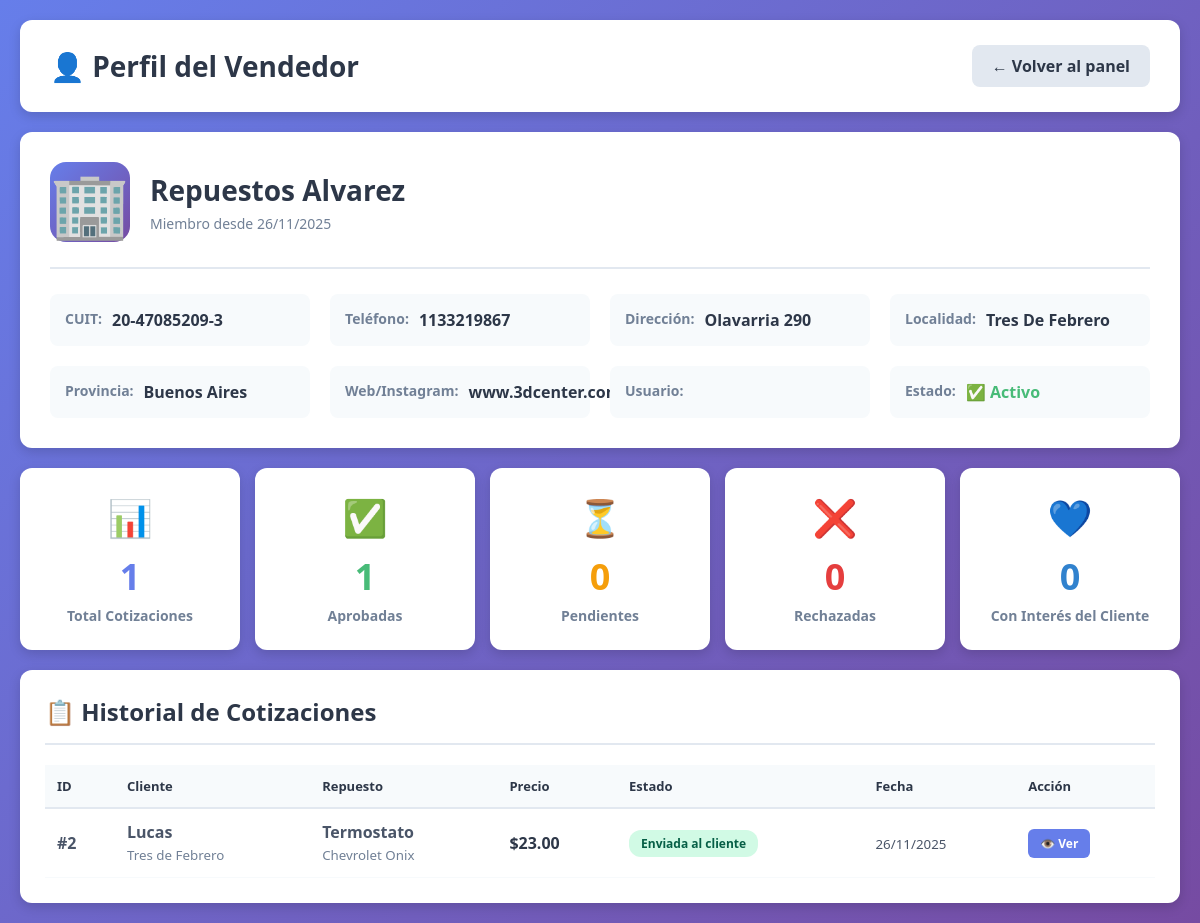
Screenshot of /vender/admin/vendedor/2/ (signed in) with the database file from the repository.
### core/models.py (models this page shows, shortened)
class VendedorEmpresa(models.Model):
    user = models.OneToOneField(User, on_delete=models.CASCADE, related_name='vendedor_empresa')
    nombre_empresa = models.CharField(max_length=200, verbose_name="Nombre de la Empresa")
    cuit = models.CharField(max_length=13, verbose_name="CUIT", unique=True)
    telefono = models.CharField(max_length=20, verbose_name="Teléfono")
    direccion = models.CharField(max_length=300, verbose_name="Dirección")
    localidad = models.CharField(max_length=200, verbose_name="Localidad")
    provincia = models.CharField(max_length=200, verbose_name="Provincia")
    web_ig = models.CharField(max_length=200, verbose_name="Web/Instagram", blank=True)
    latitud = models.DecimalField(max_digits=10, decimal_places=7, verbose_name="Latitud", null=True, blank=True)
    longitud = models.DecimalField(max_digits=10, decimal_places=7, verbose_name="Longitud", null=True, blank=True)
    fecha_registro = models.DateTimeField(auto_now_add=True)
    activo = models.BooleanField(default=True)
    class Meta:
        verbose_name = "Vendedor Empresa"
        verbose_name_plural = "Vendedores Empresas"

class Cotizacion(models.Model):
    ESTADOS = [
        ("pendiente", "Pendiente de revisión"),
        ("enviada", "Enviada al cliente"),
        ("rechazada", "Rechazada"),
        ("cliente_interesado", "Cliente interesado"),
    ]
    solicitud = models.ForeignKey(
        SolicitudCompra,
        on_delete=models.CASCADE,
        related_name="cotizaciones"
    )
    vendedor = models.ForeignKey(
        VendedorEmpresa,
        on_delete=models.CASCADE,
        related_name="cotizaciones"
    )
    precio = models.DecimalField(max_digits=12, decimal_places=2, verbose_name="Precio")
    comentarios = models.TextField(blank=True, verbose_name="Comentarios")
    estado = models.CharField(
        max_length=20,
        choices=ESTADOS,
        default="pendiente",
        verbose_name="Estado"
    )
    fecha_creacion = models.DateTimeField(auto_now_add=True)
    fecha_envio = models.DateTimeField(null=True, blank=True)
    class Meta:
        verbose_name = "Cotización"
        verbose_name_plural = "Cotizaciones"
        unique_together = ['solicitud', 'vendedor']
        ordering = ['-fecha_creacion']

class SolicitudCompra(models.Model):
    URGENCIA_CHOICES = [
        ('baja', 'Baja - Puedo esperar'),
        ('media', 'Media - Lo necesito pronto'),
        ('alta', 'Alta - Urgente'),
        ('super_alta', 'Super Alta - Muy Urgente (en hora)'),
    ]
    CATEGORIA_CHOICES = [
        ('motor', 'Motor'),
        ('transmision', 'Transmisión'),
        ('suspension', 'Suspensión'),
        ('frenos', 'Frenos'),
        ('electrico', 'Sistema Eléctrico'),
        ('carroceria', 'Carrocería'),
        ('interior', 'Interior'),
        ('otros', 'Otros'),
    ]
    marca_auto = models.CharField(max_length=100, verbose_name="Marca del Auto")
    modelo_auto = models.CharField(max_length=100, verbose_name="Modelo del Auto", blank=True)
    año_auto = models.IntegerField(verbose_name="Año del Auto", null=True, blank=True)
    nro_chasis = models.CharField(max_length=100, verbose_name="VIN/Número de Chasis", blank=True, default='')
    categoria_repuesto = models.CharField(max_length=50, choices=CATEGORIA_CHOICES, verbose_name="Categoría del Repuesto")
    repuesto_especifico = models.CharField(max_length=200, verbose_name="Repuesto Específico")
    descripcion_adicional = models.TextField(verbose_name="Descripción Adicional", blank=True)
    urgencia = models.CharField(max_length=20, choices=URGENCIA_CHOICES, verbose_name="Nivel de Urgencia")
    nombre = models.CharField(max_length=200, verbose_name="Nombre")
    celular = models.CharField(max_length=20, verbose_name="Celular", default='')
    localidad = models.CharField(max_length=200, verbose_name="Localidad", blank=True, default='')
    zona = models.CharField(max_length=200, verbose_name="Zona/Provincia", blank=True, default='')
    fecha_solicitud = models.DateTimeField(auto_now_add=True)
    activa = models.BooleanField(default=True)
    class Meta:
        verbose_name = "Solicitud de Compra"
        verbose_name_plural = "Solicitudes de Compra"
        ordering = ['-fecha_solicitud']

### quiero_vender/views.py (the view)
# urls.py: path('admin/vendedor/<int:vendedor_id>/', views.perfil_vendedor_admin, name='perfil_vendedor_admin'),
@staff_member_required
def perfil_vendedor_admin(request, vendedor_id):
    vendedor = get_object_or_404(VendedorEmpresa, id=vendedor_id)
    cotizaciones = Cotizacion.objects.filter(
        vendedor=vendedor
    ).select_related('solicitud').order_by('-fecha_creacion')
    estadisticas = {
        'total_cotizaciones': cotizaciones.count(),
        'aprobadas': cotizaciones.filter(estado='enviada').count(),
        'rechazadas': cotizaciones.filter(estado='rechazada').count(),
        'pendientes': cotizaciones.filter(estado='pendiente').count(),
        'con_interes': cotizaciones.filter(estado='cliente_interesado').count(),
    }
    context = {
        'vendedor': vendedor,
        'cotizaciones': cotizaciones,
        'estadisticas': estadisticas,
    }
    return render(request, 'perfil_vendedor_admin.html', context)

### quiero_vender/templates/perfil_vendedor_admin.html (shortened to what this page needs)
{% load static %}
<!DOCTYPE html>
<html lang="es">
<head>
</head>
<body>
    <div class="container">
        <div class="header">
            <h1>👤 Perfil del Vendedor</h1>
            <a href="{% url 'admin_cotizaciones' %}" class="btn-back">← Volver al panel</a>
        </div>
        <div class="perfil-card">
            <div class="perfil-header">
                <div class="perfil-icon">🏢</div>
                <div class="perfil-info">
                    <h2>{{ vendedor.nombre_empresa }}</h2>
                    <p>Miembro desde {{ vendedor.fecha_registro|date:"d/m/Y" }}</p>
                </div>
            </div>
            <div class="info-grid">
                <div class="info-item">
                    <span class="info-label">CUIT:</span>
                    <span class="info-value">{{ vendedor.cuit }}</span>
                </div>
                <div class="info-item">
                    <span class="info-label">Teléfono:</span>
                    <span class="info-value">{{ vendedor.telefono }}</span>
                </div>
                <div class="info-item">
                    <span class="info-label">Dirección:</span>
                    <span class="info-value">{{ vendedor.direccion }}</span>
                </div>
                <div class="info-item">
                    <span class="info-label">Localidad:</span>
                    <span class="info-value">{{ vendedor.localidad }}</span>
                </div>
                <div class="info-item">
                    <span class="info-label">Provincia:</span>
                    <span class="info-value">{{ vendedor.provincia }}</span>
                </div>
                {% if vendedor.web_ig %}
                <div class="info-item">
                    <span class="info-label">Web/Instagram:</span>
                    <span class="info-value">{{ vendedor.web_ig }}</span>
                </div>
                {% endif %}
                <div class="info-item">
                    <span class="info-label">Usuario:</span>
                    <span class="info-value">{{ vendedor.user.email }}</span>
                </div>
                <div class="info-item">
                    <span class="info-label">Estado:</span>
                    <span class="info-value">
                        {% if vendedor.activo %}
                            <span style="color: #48bb78;">✅ Activo</span>
                        {% else %}
                            <span style="color: #e53e3e;">❌ Inactivo</span>
                        {% endif %}
                    </span>
                </div>
            </div>
        </div>
        <div class="stats-container">
            <div class="stat-card">
                <div class="stat-icon">📊</div>
                <div class="stat-number stat-total">{{ estadisticas.total_cotizaciones }}</div>
                <div class="stat-label">Total Cotizaciones</div>
            </div>
            <div class="stat-card">
                <div class="stat-icon">✅</div>
                <div class="stat-number stat-aprobadas">{{ estadisticas.aprobadas }}</div>
                <div class="stat-label">Aprobadas</div>
            </div>
            <div class="stat-card">
                <div class="stat-icon">⏳</div>
                <div class="stat-number stat-pendientes">{{ estadisticas.pendientes }}</div>
                <div class="stat-label">Pendientes</div>
            </div>
            <div class="stat-card">
                <div class="stat-icon">❌</div>
                <div class="stat-number stat-rechazadas">{{ estadisticas.rechazadas }}</div>
                <div class="stat-label">Rechazadas</div>
            </div>
            <div class="stat-card">
                <div class="stat-icon">💙</div>
                <div class="stat-number stat-interes">{{ estadisticas.con_interes }}</div>
                <div class="stat-label">Con Interés del Cliente</div>
            </div>
        </div>
        <div class="historial-card">
            <h2>📋 Historial de Cotizaciones</h2>
            {% if cotizaciones %}
            <div class="table-wrapper">
                <table>
                    <thead>
                        <tr>
                            <th>ID</th>
                            <th>Cliente</th>
                            <th>Repuesto</th>
                            <th>Precio</th>
                            <th>Estado</th>
                            <th>Fecha</th>
                            <th>Acción</th>
                        </tr>
                    </thead>
                    <tbody>
                        {% for cotizacion in cotizaciones %}
                        <tr>
                            <td><strong>#{{ cotizacion.id }}</strong></td>
                            <td>
                                <strong>{{ cotizacion.solicitud.nombre }}</strong><br>
                                <small style="color: #718096;">{{ cotizacion.solicitud.localidad }}</small>
                            </td>
                            <td>
                                <strong>{{ cotizacion.solicitud.repuesto_especifico }}</strong><br>
                                <small style="color: #718096;">
                                    {{ cotizacion.solicitud.marca_auto }} {{ cotizacion.solicitud.modelo_auto }}
                                </small>
                            </td>
                            <td>
                                <strong style="color: #2d3748; font-size: 16px;">${{ cotizacion.precio }}</strong>
                            </td>
                            <td>
                                <span class="badge badge-{{ cotizacion.estado }}">
                                    {{ cotizacion.get_estado_display }}
                                </span>
                            </td>
                            <td>
                                <small>{{ cotizacion.fecha_creacion|date:"d/m/Y" }}</small>
                            </td>
                            <td>
                                <a href="{% url 'detalle_cotizacion' cotizacion.id %}" class="btn-ver">
                                    👁️ Ver
                                </a>
                            </td>
                        </tr>
                        {% endfor %}
                    </tbody>
                </table>
            </div>
            {% else %}
            <div class="empty-state">
                <div class="empty-state-icon">📭</div>
                <h3>Sin cotizaciones aún</h3>
                <p>Este vendedor no ha enviado cotizaciones todavía</p>
            </div>
            {% endif %}
        </div>
    </div>
</body>
</html>

### quiero_vender/templates/perfil_vendedor_admin.html (style rules this page uses)
* { margin: 0; padding: 0; box-sizing: border-box; }
body { font-family: 'Segoe UI', Tahoma, Geneva, Verdana, sans-serif; background: linear-gradient(135deg, #667eea 0%, #764ba2 100%); min-height: 100vh; padding: 20px; }
.container { max-width: 1400px; margin: 0 auto; }
.header { background: white; padding: 25px 30px; border-radius: 12px; margin-bottom: 20px; box-shadow: 0 4px 12px rgba(0,0,0,0.15); display: flex; justify-content: space-between; align-items: center; }
.header h1 { font-size: 28px; color: #2d3748; }
.btn-back { padding: 10px 20px; background: #e2e8f0; color: #2d3748; text-decoration: none; border-radius: 8px; font-weight: 600; transition: all 0.3s; }
.perfil-card { background: white; border-radius: 12px; padding: 30px; margin-bottom: 20px; box-shadow: 0 4px 12px rgba(0,0,0,0.15); }
.perfil-header { display: flex; align-items: center; gap: 20px; margin-bottom: 25px; padding-bottom: 25px; border-bottom: 2px solid #e2e8f0; }
.perfil-icon { font-size: 64px; width: 80px; height: 80px; display: flex; align-items: center; justify-content: center; background: linear-gradient(135deg, #667eea 0%, #764ba2 100%); border-radius: 16px; color: white; }
.perfil-info h2 { font-size: 28px; color: #2d3748; margin-bottom: 5px; }
.perfil-info p { color: #718096; font-size: 14px; }
.info-grid { display: grid; grid-template-columns: repeat(auto-fit, minmax(250px, 1fr)); gap: 20px; }
.info-item { display: flex; justify-content: left; padding: 15px; background: #f7fafc; border-radius: 8px; }
.info-label { font-weight: 600; color: #718096; font-size: 14px; }
.info-value { color: #2d3748; font-weight: 600; text-align: left; padding-left: 10px ; }
.stats-container { display: grid; grid-template-columns: repeat(auto-fit, minmax(200px, 1fr)); gap: 15px; margin-bottom: 20px; }
.stat-card { background: white; padding: 25px; border-radius: 12px; box-shadow: 0 4px 12px rgba(0,0,0,0.15); text-align: center; transition: transform 0.3s; }
.stat-icon { font-size: 36px; margin-bottom: 10px; }
.stat-number { font-size: 36px; font-weight: 700; margin-bottom: 5px; }
.stat-label { font-size: 14px; color: #718096; font-weight: 600; }
.stat-total { color: #667eea; }
.stat-aprobadas { color: #48bb78; }
.stat-rechazadas { color: #e53e3e; }
.stat-pendientes { color: #f59e0b; }
.stat-interes { color: #3182ce; }
.historial-card { background: white; border-radius: 12px; padding: 25px; box-shadow: 0 4px 12px rgba(0,0,0,0.15); }
.historial-card h2 { font-size: 24px; color: #2d3748; margin-bottom: 20px; padding-bottom: 15px; border-bottom: 2px solid #e2e8f0; }
.table-wrapper { overflow-x: auto; }
table { width: 100%; border-collapse: collapse; }
thead { background: #f7fafc; }
th { padding: 12px; text-align: left; font-weight: 700; color: #2d3748; border-bottom: 2px solid #e2e8f0; font-size: 13px; }
td { padding: 12px; border-bottom: 1px solid #f7fafc; color: #4a5568; }
.badge { padding: 5px 12px; border-radius: 12px; font-size: 12px; font-weight: 600; display: inline-block; }
.badge-enviada { background: #d1fae5; color: #065f46; }
.btn-ver { padding: 6px 12px; background: #667eea; color: white; text-decoration: none; border-radius: 6px; font-size: 12px; font-weight: 600; display: inline-block; transition: all 0.3s; }

### rows the page displays
VendedorEmpresa: nombre_empresa "Repuestos Alvarez", fecha_registro "26/11/2025", cuit "20-47085209-3", telefono "1133219867", direccion "Olavarria 290", localidad "Tres De Febrero", provincia "Buenos Aires", web_ig "www.3dcenter.com.ar"
Cotizacion: id "2", solicitud.nombre "Lucas", solicitud.localidad "Tres de Febrero", solicitud.repuesto_especifico "Termostato", solicitud.marca_auto "Chevrolet", solicitud.modelo_auto "Onix", precio "23.00", estado "Enviada al cliente", fecha_creacion "26/11/2025"

### other values shown
{{ estadisticas.total_cotizaciones }} "1"
{{ estadisticas.aprobadas }} "1"
{{ estadisticas.pendientes }} "0"
{{ estadisticas.rechazadas }} "0"
{{ estadisticas.con_interes }} "0"
